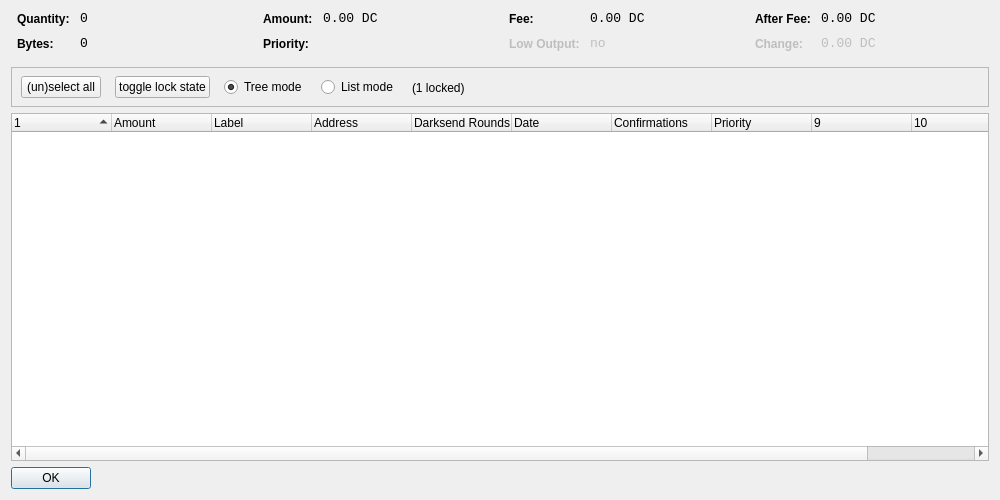
<?xml version="1.0" encoding="UTF-8"?>
<ui version="4.0">
 <class>CoinControlDialog</class>
 <widget class="QDialog" name="CoinControlDialog">
  <property name="geometry">
   <rect>
    <x>0</x>
    <y>0</y>
    <width>1000</width>
    <height>500</height>
   </rect>
  </property>
  <property name="windowTitle">
   <string>Coin Control</string>
  </property>
  <layout class="QVBoxLayout" name="verticalLayout">
   <item>
    <layout class="QHBoxLayout" name="horizontalLayoutTop" stretch="0,0,0,0">
     <property name="topMargin">
      <number>0</number>
     </property>
     <property name="bottomMargin">
      <number>10</number>
     </property>
     <item>
      <layout class="QFormLayout" name="formLayoutCoinControl1">
       <property name="horizontalSpacing">
        <number>10</number>
       </property>
       <property name="verticalSpacing">
        <number>10</number>
       </property>
       <property name="leftMargin">
        <number>6</number>
       </property>
       <property name="rightMargin">
        <number>6</number>
       </property>
       <item row="0" column="0">
        <widget class="QLabel" name="labelCoinControlQuantityText">
         <property name="styleSheet">
          <string notr="true">font-weight:bold;</string>
         </property>
         <property name="text">
          <string>Quantity:</string>
         </property>
        </widget>
       </item>
       <item row="0" column="1">
        <widget class="QLabel" name="labelCoinControlQuantity">
         <property name="font">
          <font>
           <family>Monospace</family>
           <pointsize>10</pointsize>
          </font>
         </property>
         <property name="cursor">
          <cursorShape>IBeamCursor</cursorShape>
         </property>
         <property name="contextMenuPolicy">
          <enum>Qt::ActionsContextMenu</enum>
         </property>
         <property name="text">
          <string notr="true">0</string>
         </property>
         <property name="textInteractionFlags">
          <set>Qt::LinksAccessibleByMouse|Qt::TextSelectableByKeyboard|Qt::TextSelectableByMouse</set>
         </property>
        </widget>
       </item>
       <item row="1" column="0">
        <widget class="QLabel" name="labelCoinControlBytesText">
         <property name="styleSheet">
          <string notr="true">font-weight:bold;</string>
         </property>
         <property name="text">
          <string>Bytes:</string>
         </property>
        </widget>
       </item>
       <item row="1" column="1">
        <widget class="QLabel" name="labelCoinControlBytes">
         <property name="font">
          <font>
           <family>Monospace</family>
           <pointsize>10</pointsize>
          </font>
         </property>
         <property name="cursor">
          <cursorShape>IBeamCursor</cursorShape>
         </property>
         <property name="contextMenuPolicy">
          <enum>Qt::ActionsContextMenu</enum>
         </property>
         <property name="text">
          <string notr="true">0</string>
         </property>
         <property name="textInteractionFlags">
          <set>Qt::LinksAccessibleByMouse|Qt::TextSelectableByKeyboard|Qt::TextSelectableByMouse</set>
         </property>
        </widget>
       </item>
      </layout>
     </item>
     <item>
      <layout class="QFormLayout" name="formLayoutCoinControl2">
       <property name="horizontalSpacing">
        <number>10</number>
       </property>
       <property name="verticalSpacing">
        <number>10</number>
       </property>
       <property name="leftMargin">
        <number>6</number>
       </property>
       <property name="rightMargin">
        <number>6</number>
       </property>
       <item row="0" column="0">
        <widget class="QLabel" name="labelCoinControlAmountText">
         <property name="styleSheet">
          <string notr="true">font-weight:bold;</string>
         </property>
         <property name="text">
          <string>Amount:</string>
         </property>
        </widget>
       </item>
       <item row="0" column="1">
        <widget class="QLabel" name="labelCoinControlAmount">
         <property name="font">
          <font>
           <family>Monospace</family>
           <pointsize>10</pointsize>
          </font>
         </property>
         <property name="cursor">
          <cursorShape>IBeamCursor</cursorShape>
         </property>
         <property name="contextMenuPolicy">
          <enum>Qt::ActionsContextMenu</enum>
         </property>
         <property name="text">
          <string notr="true">0.00 DC</string>
         </property>
         <property name="textInteractionFlags">
          <set>Qt::LinksAccessibleByMouse|Qt::TextSelectableByKeyboard|Qt::TextSelectableByMouse</set>
         </property>
        </widget>
       </item>
       <item row="1" column="0">
        <widget class="QLabel" name="labelCoinControlPriorityText">
         <property name="styleSheet">
          <string notr="true">font-weight:bold;</string>
         </property>
         <property name="text">
          <string>Priority:</string>
         </property>
        </widget>
       </item>
       <item row="1" column="1">
        <widget class="QLabel" name="labelCoinControlPriority">
         <property name="font">
          <font>
           <family>Monospace</family>
           <pointsize>10</pointsize>
          </font>
         </property>
         <property name="cursor">
          <cursorShape>IBeamCursor</cursorShape>
         </property>
         <property name="contextMenuPolicy">
          <enum>Qt::ActionsContextMenu</enum>
         </property>
         <property name="text">
          <string/>
         </property>
         <property name="textInteractionFlags">
          <set>Qt::LinksAccessibleByMouse|Qt::TextSelectableByKeyboard|Qt::TextSelectableByMouse</set>
         </property>
        </widget>
       </item>
      </layout>
     </item>
     <item>
      <layout class="QFormLayout" name="formLayoutCoinControl3">
       <property name="horizontalSpacing">
        <number>10</number>
       </property>
       <property name="verticalSpacing">
        <number>10</number>
       </property>
       <property name="leftMargin">
        <number>6</number>
       </property>
       <property name="rightMargin">
        <number>6</number>
       </property>
       <item row="0" column="0">
        <widget class="QLabel" name="labelCoinControlFeeText">
         <property name="styleSheet">
          <string notr="true">font-weight:bold;</string>
         </property>
         <property name="text">
          <string>Fee:</string>
         </property>
        </widget>
       </item>
       <item row="0" column="1">
        <widget class="QLabel" name="labelCoinControlFee">
         <property name="font">
          <font>
           <family>Monospace</family>
           <pointsize>10</pointsize>
          </font>
         </property>
         <property name="cursor">
          <cursorShape>IBeamCursor</cursorShape>
         </property>
         <property name="contextMenuPolicy">
          <enum>Qt::ActionsContextMenu</enum>
         </property>
         <property name="text">
          <string notr="true">0.00 DC</string>
         </property>
         <property name="textInteractionFlags">
          <set>Qt::LinksAccessibleByMouse|Qt::TextSelectableByKeyboard|Qt::TextSelectableByMouse</set>
         </property>
        </widget>
       </item>
       <item row="1" column="0">
        <widget class="QLabel" name="labelCoinControlLowOutputText">
         <property name="enabled">
          <bool>false</bool>
         </property>
         <property name="styleSheet">
          <string notr="true">font-weight:bold;</string>
         </property>
         <property name="text">
          <string>Low Output:</string>
         </property>
        </widget>
       </item>
       <item row="1" column="1">
        <widget class="QLabel" name="labelCoinControlLowOutput">
         <property name="enabled">
          <bool>false</bool>
         </property>
         <property name="font">
          <font>
           <family>Monospace</family>
           <pointsize>10</pointsize>
          </font>
         </property>
         <property name="cursor">
          <cursorShape>IBeamCursor</cursorShape>
         </property>
         <property name="contextMenuPolicy">
          <enum>Qt::ActionsContextMenu</enum>
         </property>
         <property name="text">
          <string notr="true">no</string>
         </property>
         <property name="textInteractionFlags">
          <set>Qt::LinksAccessibleByMouse|Qt::TextSelectableByKeyboard|Qt::TextSelectableByMouse</set>
         </property>
        </widget>
       </item>
      </layout>
     </item>
     <item>
      <layout class="QFormLayout" name="formLayoutCoinControl4">
       <property name="horizontalSpacing">
        <number>10</number>
       </property>
       <property name="verticalSpacing">
        <number>10</number>
       </property>
       <property name="leftMargin">
        <number>6</number>
       </property>
       <property name="rightMargin">
        <number>6</number>
       </property>
       <item row="0" column="0">
        <widget class="QLabel" name="labelCoinControlAfterFeeText">
         <property name="styleSheet">
          <string notr="true">font-weight:bold;</string>
         </property>
         <property name="text">
          <string>After Fee:</string>
         </property>
        </widget>
       </item>
       <item row="0" column="1">
        <widget class="QLabel" name="labelCoinControlAfterFee">
         <property name="font">
          <font>
           <family>Monospace</family>
           <pointsize>10</pointsize>
          </font>
         </property>
         <property name="cursor">
          <cursorShape>IBeamCursor</cursorShape>
         </property>
         <property name="contextMenuPolicy">
          <enum>Qt::ActionsContextMenu</enum>
         </property>
         <property name="text">
          <string notr="true">0.00 DC</string>
         </property>
         <property name="textInteractionFlags">
          <set>Qt::LinksAccessibleByMouse|Qt::TextSelectableByKeyboard|Qt::TextSelectableByMouse</set>
         </property>
        </widget>
       </item>
       <item row="1" column="0">
        <widget class="QLabel" name="labelCoinControlChangeText">
         <property name="enabled">
          <bool>false</bool>
         </property>
         <property name="styleSheet">
          <string notr="true">font-weight:bold;</string>
         </property>
         <property name="text">
          <string>Change:</string>
         </property>
        </widget>
       </item>
       <item row="1" column="1">
        <widget class="QLabel" name="labelCoinControlChange">
         <property name="enabled">
          <bool>false</bool>
         </property>
         <property name="font">
          <font>
           <family>Monospace</family>
           <pointsize>10</pointsize>
          </font>
         </property>
         <property name="cursor">
          <cursorShape>IBeamCursor</cursorShape>
         </property>
         <property name="contextMenuPolicy">
          <enum>Qt::ActionsContextMenu</enum>
         </property>
         <property name="text">
          <string notr="true">0.00 DC</string>
         </property>
         <property name="textInteractionFlags">
          <set>Qt::LinksAccessibleByMouse|Qt::TextSelectableByKeyboard|Qt::TextSelectableByMouse</set>
         </property>
        </widget>
       </item>
      </layout>
     </item>
    </layout>
   </item>
   <item>
    <widget class="QFrame" name="frame">
     <property name="minimumSize">
      <size>
       <width>0</width>
       <height>40</height>
      </size>
     </property>
     <property name="frameShape">
      <enum>QFrame::StyledPanel</enum>
     </property>
     <property name="frameShadow">
      <enum>QFrame::Sunken</enum>
     </property>
     <widget class="QWidget" name="horizontalLayoutWidget">
      <property name="geometry">
       <rect>
        <x>10</x>
        <y>0</y>
        <width>781</width>
        <height>41</height>
       </rect>
      </property>
      <layout class="QHBoxLayout" name="horizontalLayoutPanel" stretch="0,0,0,0,0">
       <property name="spacing">
        <number>14</number>
       </property>
       <item>
        <widget class="QPushButton" name="pushButtonSelectAll">
         <property name="sizePolicy">
          <sizepolicy hsizetype="Maximum" vsizetype="Fixed">
           <horstretch>0</horstretch>
           <verstretch>0</verstretch>
          </sizepolicy>
         </property>
         <property name="text">
          <string>(un)select all</string>
         </property>
        </widget>
       </item>
        <item>
         <widget class="QPushButton" name="pushButtonToggleLock">
          <property name="sizePolicy">
           <sizepolicy hsizetype="Maximum" vsizetype="Fixed">
            <horstretch>0</horstretch>
            <verstretch>0</verstretch>
           </sizepolicy>
          </property>
          <property name="text">
           <string>toggle lock state</string>
          </property>
          <property name="autoDefault">
           <bool>false</bool>
          </property>
         </widget>
        </item>
       <item>
        <widget class="QRadioButton" name="radioTreeMode">
         <property name="sizePolicy">
          <sizepolicy hsizetype="Maximum" vsizetype="Fixed">
           <horstretch>0</horstretch>
           <verstretch>0</verstretch>
          </sizepolicy>
         </property>
         <property name="text">
          <string>Tree mode</string>
         </property>
         <property name="checked">
          <bool>true</bool>
         </property>
        </widget>
       </item>
       <item>
        <widget class="QRadioButton" name="radioListMode">
         <property name="sizePolicy">
          <sizepolicy hsizetype="Maximum" vsizetype="Fixed">
           <horstretch>0</horstretch>
           <verstretch>0</verstretch>
          </sizepolicy>
         </property>
         <property name="text">
          <string>List mode</string>
         </property>
        </widget>
       </item>
        <item>
         <widget class="QLabel" name="labelLocked">
          <property name="text">
           <string>(1 locked)</string>
          </property>
         </widget>
        </item>
       <item>
        <spacer name="horizontalSpacer">
         <property name="orientation">
          <enum>Qt::Horizontal</enum>
         </property>
         <property name="sizeHint" stdset="0">
          <size>
           <width>40</width>
           <height>20</height>
          </size>
         </property>
        </spacer>
       </item>
      </layout>
     </widget>
    </widget>
   </item>
   <item>
    <widget class="CoinControlTreeWidget" name="treeWidget">
     <property name="contextMenuPolicy">
      <enum>Qt::CustomContextMenu</enum>
     </property>
     <property name="sortingEnabled">
      <bool>false</bool>
     </property>
     <property name="columnCount">
      <number>11</number>
     </property>
     <attribute name="headerShowSortIndicator" stdset="0">
      <bool>true</bool>
     </attribute>
     <attribute name="headerStretchLastSection">
      <bool>false</bool>
     </attribute>
     <column>
      <property name="text">
       <string/>
      </property>
     </column>
     <column>
      <property name="text">
       <string>Amount</string>
      </property>
     </column>
     <column>
      <property name="text">
       <string>Label</string>
      </property>
     </column>
     <column>
      <property name="text">
       <string>Address</string>
      </property>
     </column>
     <column>
      <property name="text">
       <string>Darksend Rounds</string>
      </property>
    </column>
     <column>
      <property name="text">
       <string>Date</string>
      </property>
     </column>
     <column>
      <property name="text">
       <string>Confirmations</string>
      </property>
      <property name="toolTip">
       <string>Confirmed</string>
      </property>
     </column>
     <column>
      <property name="text">
       <string>Priority</string>
      </property>
     </column>
     <column>
      <property name="text">
       <string/>
      </property>
     </column>
     <column>
      <property name="text">
       <string/>
      </property>
     </column>
     <column>
      <property name="text">
       <string/>
      </property>
     </column>
     <column>
      <property name="text">
       <string/>
      </property>
     </column>
    </widget>
   </item>
   <item>
    <widget class="QDialogButtonBox" name="buttonBox">
     <property name="sizePolicy">
      <sizepolicy hsizetype="Maximum" vsizetype="Fixed">
       <horstretch>0</horstretch>
       <verstretch>0</verstretch>
      </sizepolicy>
     </property>
     <property name="orientation">
      <enum>Qt::Horizontal</enum>
     </property>
     <property name="standardButtons">
      <set>QDialogButtonBox::Ok</set>
     </property>
    </widget>
   </item>
  </layout>
 </widget>
 <customwidgets>
  <customwidget>
   <class>CoinControlTreeWidget</class>
   <extends>QTreeWidget</extends>
   <header>coincontroltreewidget.h</header>
  </customwidget>
 </customwidgets>
 <resources/>
 <connections/>
</ui>
